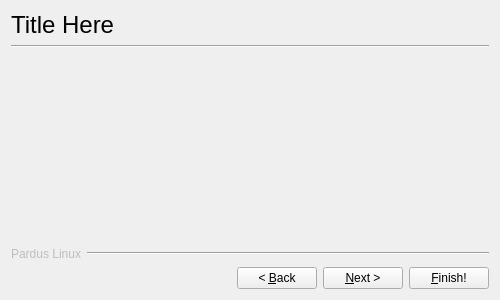
<?xml version="1.0" encoding="UTF-8"?>
<ui version="4.0">
 <class>main</class>
 <widget class="QWidget" name="main">
  <property name="geometry">
   <rect>
    <x>0</x>
    <y>0</y>
    <width>500</width>
    <height>300</height>
   </rect>
  </property>
  <property name="minimumSize">
   <size>
    <width>500</width>
    <height>300</height>
   </size>
  </property>
  <property name="maximumSize">
   <size>
    <width>500</width>
    <height>300</height>
   </size>
  </property>
  <property name="windowTitle">
   <string>PaW: Pardus Windows Installer</string>
  </property>
  <property name="windowIcon">
   <iconset>
    <normaloff>pardus_icon_48_48.ico</normaloff>pardus_icon_48_48.ico</iconset>
  </property>
  <layout class="QGridLayout" name="gridLayout_2">
   <item row="0" column="0">
    <layout class="QGridLayout" name="gridLayout">
     <item row="0" column="0">
      <layout class="QVBoxLayout" name="verticalLayout">
       <item>
        <widget class="QLabel" name="lblHeading">
         <property name="font">
          <font>
           <pointsize>18</pointsize>
          </font>
         </property>
         <property name="text">
          <string>Title Here</string>
         </property>
        </widget>
       </item>
       <item>
        <widget class="Line" name="line">
         <property name="orientation">
          <enum>Qt::Horizontal</enum>
         </property>
        </widget>
       </item>
      </layout>
     </item>
     <item row="1" column="0">
      <widget class="QStackedWidget" name="stackedWidget">
       <property name="maximumSize">
        <size>
         <width>16777215</width>
         <height>16777215</height>
        </size>
       </property>
       <property name="currentIndex">
        <number>-1</number>
       </property>
      </widget>
     </item>
     <item row="3" column="0">
      <layout class="QHBoxLayout" name="horizontalLayout">
       <item>
        <spacer name="horizontalSpacer">
         <property name="orientation">
          <enum>Qt::Horizontal</enum>
         </property>
         <property name="sizeHint" stdset="0">
          <size>
           <width>40</width>
           <height>20</height>
          </size>
         </property>
        </spacer>
       </item>
       <item>
        <widget class="QPushButton" name="btnBack">
         <property name="toolTip">
          <string>Click to proceed previous step.</string>
         </property>
         <property name="text">
          <string>&lt; &amp;Back</string>
         </property>
        </widget>
       </item>
       <item>
        <widget class="QPushButton" name="btnNext">
         <property name="toolTip">
          <string>Click to proceed installation.</string>
         </property>
         <property name="text">
          <string>&amp;Next &gt;</string>
         </property>
        </widget>
       </item>
       <item>
        <widget class="QPushButton" name="btnFinish">
         <property name="toolTip">
          <string>Ta-da! Pardus is ready.</string>
         </property>
         <property name="text">
          <string>&amp;Finish!</string>
         </property>
        </widget>
       </item>
      </layout>
     </item>
     <item row="2" column="0">
      <layout class="QHBoxLayout" name="horizontalLayout_2">
       <item>
        <widget class="QLabel" name="lblCompany">
         <property name="enabled">
          <bool>false</bool>
         </property>
         <property name="text">
          <string>Pardus Linux</string>
         </property>
        </widget>
       </item>
       <item>
        <widget class="Line" name="line_2">
         <property name="sizePolicy">
          <sizepolicy hsizetype="Expanding" vsizetype="Fixed">
           <horstretch>0</horstretch>
           <verstretch>0</verstretch>
          </sizepolicy>
         </property>
         <property name="orientation">
          <enum>Qt::Horizontal</enum>
         </property>
        </widget>
       </item>
      </layout>
     </item>
    </layout>
   </item>
  </layout>
 </widget>
 <resources/>
 <connections/>
</ui>
